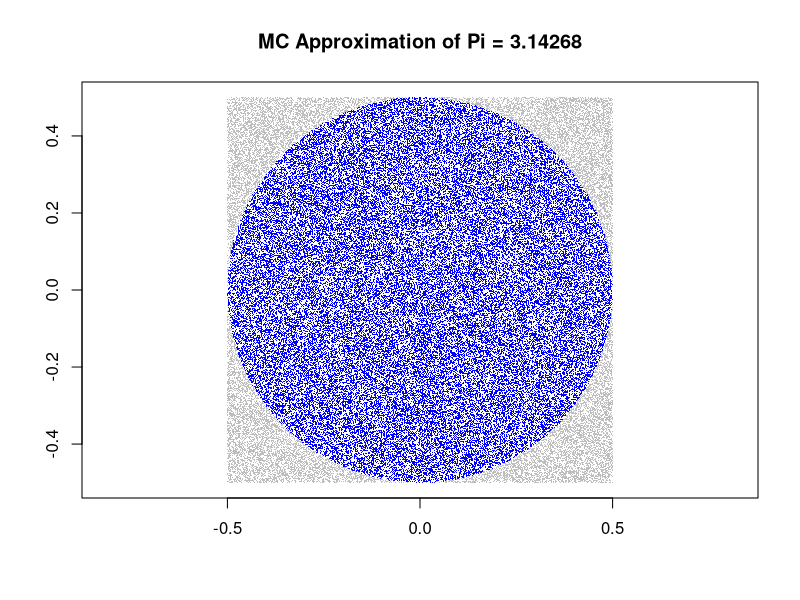

Reproduce this figure in R.
runs <- 100000
sims <- rnorm(runs,mean=1,sd=10)
mc.integral <- sum(sims >= 3 & sims <= 6)/runs
mc.integral 



runs <- 100000
#runif samples from a uniform distribution
xs <- runif(runs,min=-0.5,max=0.5)
ys <- runif(runs,min=-0.5,max=0.5)
in.circle <- xs^2 + ys^2 <= 0.5^2
mc.pi <- (sum(in.circle)/runs)*4
plot(xs,ys,pch='.',col=ifelse(in.circle,"blue","grey")
     ,xlab='',ylab='',asp=1,
     main=paste("MC Approximation of Pi =",mc.pi))
